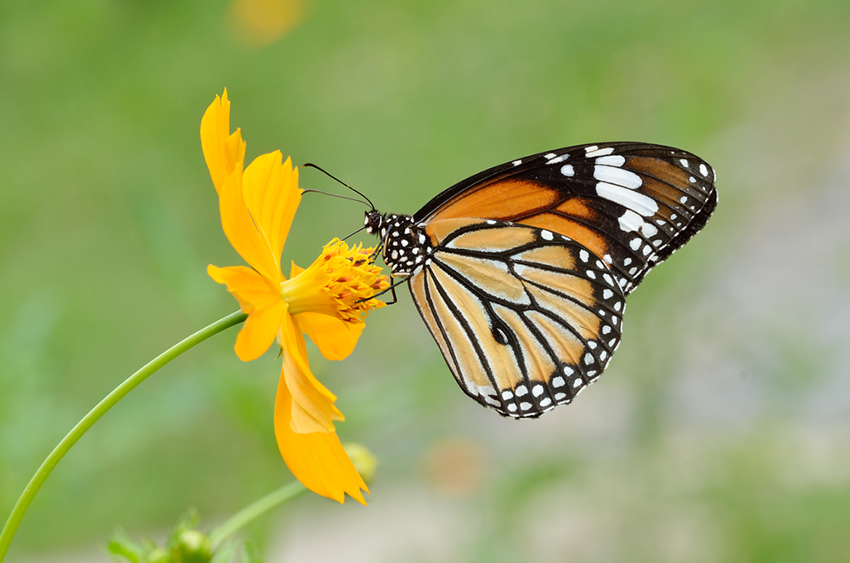
#> input picture Lab_Task/1.png, 850 x 563 px
$ python rotate_image.py
#> lines starting #> are read from the running program, lines starting #| are printed output that depends on the picture
from PIL import Image
img = Image.open('1.png')
#> img is the input picture: PIL image 850x563 RGBA; mean R, G, B, A 151.1, 162.4, 96.9, 255
img.rotate(45).save('newRotatePic.png')
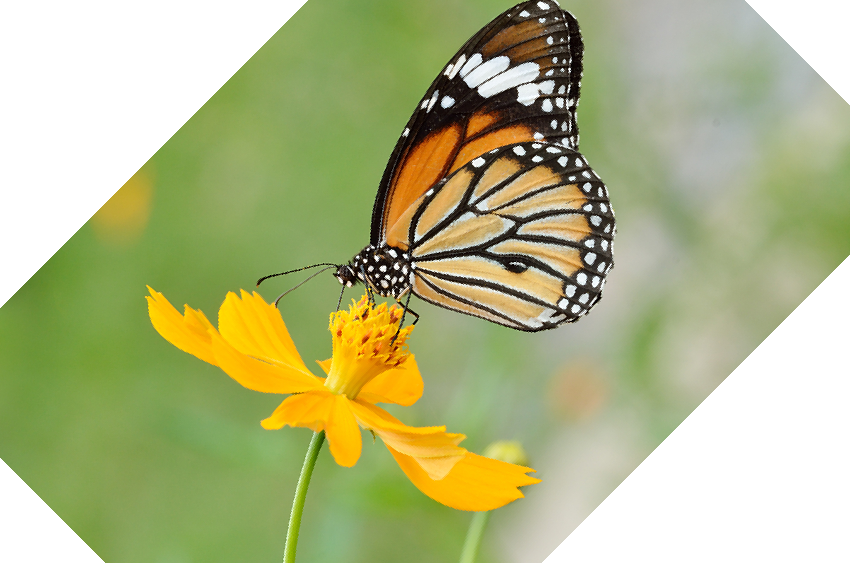
#> saved as newRotatePic.png: PIL image 850x563 RGBA; mean R, G, B, A 119.5, 125.3, 75.1, 198.4; transparent parts drawn white
img_new = Image.open('newRotatePic.png')
img_new.show()
